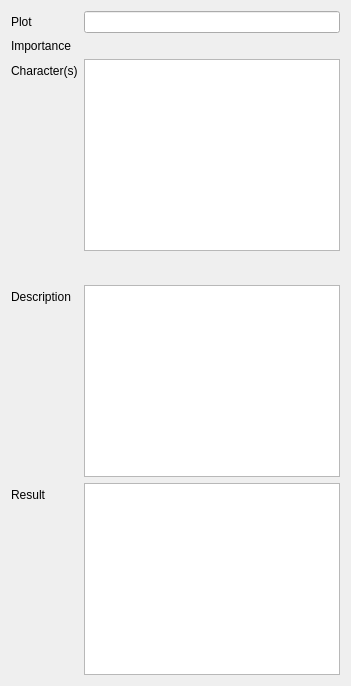
               <widget class="QWidget" name="infos_2">
                <attribute name="title">
                 <string>Basic infos</string>
                </attribute>
                <layout class="QFormLayout" name="formLayout_2">
                 <property name="fieldGrowthPolicy">
                  <enum>QFormLayout::ExpandingFieldsGrow</enum>
                 </property>
                 <item row="0" column="0">
                  <widget class="QLabel" name="label_25">
                   <property name="text">
                    <string>Plot</string>
                   </property>
                  </widget>
                 </item>
                 <item row="0" column="1">
                  <widget class="lineEditView" name="txtPlotName"/>
                 </item>
                 <item row="1" column="0">
                  <widget class="QLabel" name="label_31">
                   <property name="text">
                    <string>Importance</string>
                   </property>
                  </widget>
                 </item>
                 <item row="2" column="0">
                  <widget class="QLabel" name="label_26">
                   <property name="text">
                    <string>Character(s)</string>
                   </property>
                  </widget>
                 </item>
                 <item row="3" column="0">
                  <widget class="QLabel" name="label_27">
                   <property name="text">
                    <string>Description</string>
                   </property>
                  </widget>
                 </item>
                 <item row="4" column="0">
                  <widget class="QLabel" name="label_28">
                   <property name="text">
                    <string>Result</string>
                   </property>
                  </widget>
                 </item>
                 <item row="2" column="1">
                  <layout class="QVBoxLayout" name="verticalLayout_12">
                   <item>
                    <widget class="QListView" name="lstPlotPerso">
                     <property name="sizePolicy">
                      <sizepolicy hsizetype="Expanding" vsizetype="Preferred">
                       <horstretch>0</horstretch>
                       <verstretch>0</verstretch>
                      </sizepolicy>
                     </property>
                     <property name="editTriggers">
                      <set>QAbstractItemView::NoEditTriggers</set>
                     </property>
                     <property name="movement">
                      <enum>QListView::Static</enum>
                     </property>
                    </widget>
                   </item>
                   <item>
                    <layout class="QHBoxLayout" name="horizontalLayout_16">
                     <item>
                      <spacer name="horizontalSpacer_9">
                       <property name="orientation">
                        <enum>Qt::Horizontal</enum>
                       </property>
                       <property name="sizeHint" stdset="0">
                        <size>
                         <width>40</width>
                         <height>20</height>
                        </size>
                       </property>
                      </spacer>
                     </item>
                     <item>
                      <widget class="QPushButton" name="btnAddPlotPerso">
                       <property name="text">
                        <string/>
                       </property>
                       <property name="icon">
                        <iconset theme="list-add">
                         <normaloff>../../../../../../../.designer/backup</normaloff>../../../../../../../.designer/backup</iconset>
                       </property>
                       <property name="flat">
                        <bool>true</bool>
                       </property>
                      </widget>
                     </item>
                     <item>
                      <widget class="QPushButton" name="btnRmPlotPerso">
                       <property name="enabled">
                        <bool>false</bool>
                       </property>
                       <property name="text">
                        <string/>
                       </property>
                       <property name="icon">
                        <iconset theme="list-remove">
                         <normaloff>../../../../../../../.designer/backup</normaloff>../../../../../../../.designer/backup</iconset>
                       </property>
                       <property name="flat">
                        <bool>true</bool>
                       </property>
                      </widget>
                     </item>
                    </layout>
                   </item>
                  </layout>
                 </item>
                 <item row="1" column="1">
                  <widget class="sldImportance" name="sldPlotImportance" native="true">
                   <property name="sizePolicy">
                    <sizepolicy hsizetype="Expanding" vsizetype="Preferred">
                     <horstretch>0</horstretch>
                     <verstretch>0</verstretch>
                    </sizepolicy>
                   </property>
                  </widget>
                 </item>
                 <item row="3" column="1">
                  <widget class="textEditView" name="txtPlotDescription"/>
                 </item>
                 <item row="4" column="1">
                  <widget class="textEditView" name="txtPlotResult"/>
                 </item>
                </layout>
               </widget>
